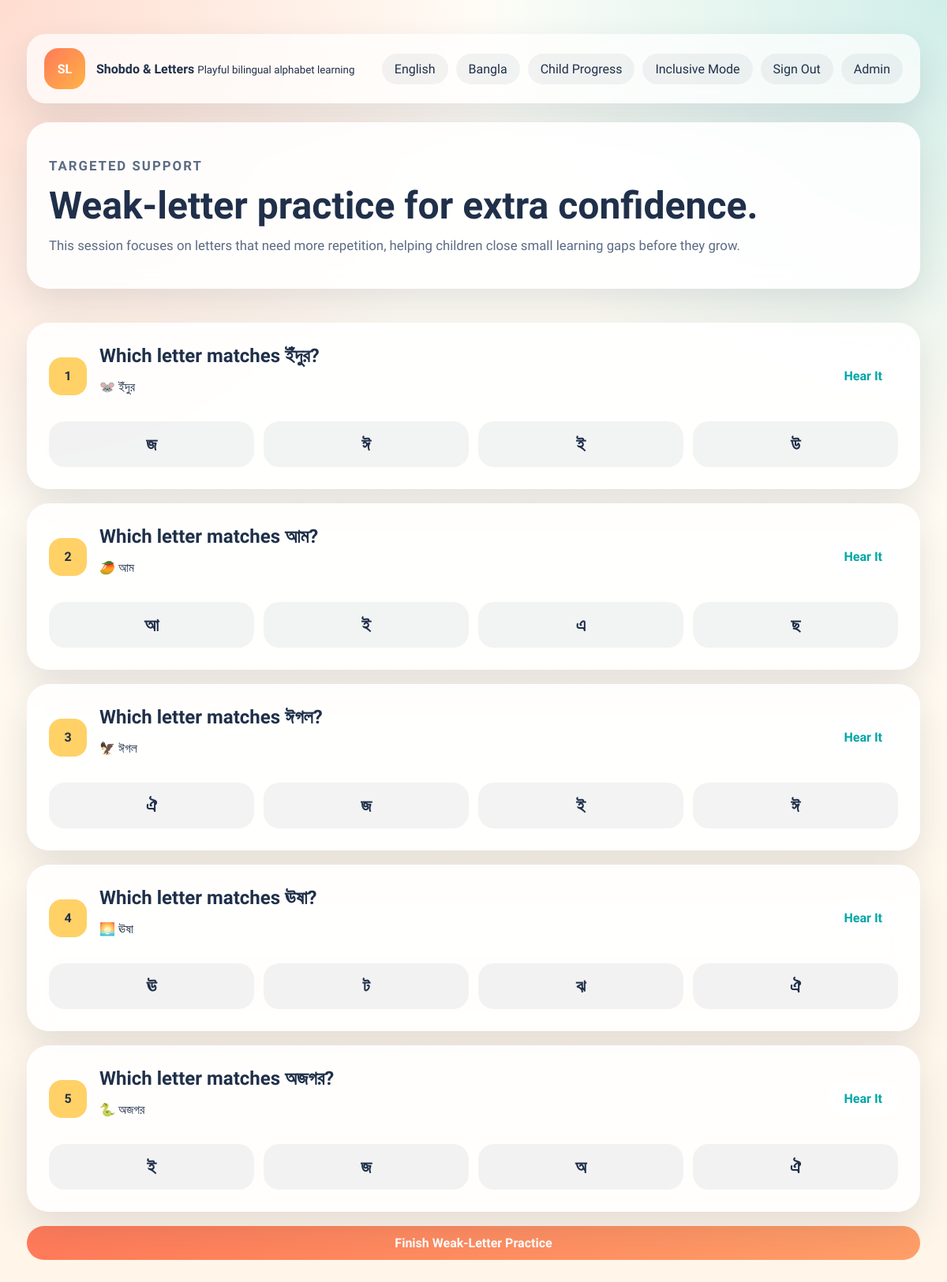
Page /learning/practice/weak/bangla/ (signed in) on the committed database.
### learning/models.py (models this page shows, shortened)
class Letter(models.Model):
    LANGUAGE_CHOICES = [
        ("english", "English"),
        ("bangla", "Bangla"),
    ]
    language = models.CharField(max_length=20, choices=LANGUAGE_CHOICES)
    symbol = models.CharField(max_length=10)
    slug = models.SlugField(max_length=120, unique=True, blank=True)
    name = models.CharField(max_length=50)
    transliteration = models.CharField(max_length=50, blank=True)
    word = models.CharField(max_length=100)
    word_translation = models.CharField(max_length=120, blank=True)
    emoji = models.CharField(max_length=10, blank=True)
    description = models.CharField(max_length=255)
    speech_text = models.CharField(max_length=120)
    sort_order = models.PositiveIntegerField(default=0)
    is_active = models.BooleanField(default=True)
    class Meta:
        ordering = ["sort_order", "symbol"]
        unique_together = ("language", "symbol")

### learning/views.py (the view)
# urls.py: path("practice/weak/<str:language>/", views.weak_letter_practice, name="weak-letter-practice"),
def weak_letter_practice(request, language):
    return run_exercise(
        request,
        language,
        "weak-letter",
        "weak_letter_questions",
        "learning/weak_letter_practice.html",
    )

### learning/views.py (called while the page is built, shortened)
def get_current_profile(request):
    profile_id = request.session.get("child_profile_id")
    profile = ChildProfile.objects.filter(id=profile_id).first()
    if profile:
        return profile

def get_language_or_404(language):
    if language not in LANGUAGE_META:
        raise Http404("Unknown language mode.")
    return language

def get_weak_letters(profile, language, limit=5):
    weak_progress = (
        profile.letter_progress.filter(letter__language=language)
        .annotate(weakness_gap=F("incorrect_answers") - F("correct_answers"))
        .filter(Q(incorrect_answers__gt=0) | Q(completed=False))
        .order_by("-weakness_gap", "-incorrect_answers", "letter__sort_order")
    )
    weak_letters = [item.letter for item in weak_progress[:limit]]
    if weak_letters:
        return weak_letters
    return list(Letter.objects.filter(language=language, is_active=True)[:limit])

def run_exercise(request, language, exercise_type, question_key, template_name):
    language = get_language_or_404(language)
    profile = get_current_profile(request)
    audio_first = exercise_type == "audio-first"
    if exercise_type == "weak-letter":
        question_pool = get_weak_letters(profile, language, limit=6)
    else:
        question_pool = None
    questions = build_questions(language, letter_pool=question_pool, audio_first=audio_first)
    request.session[question_key] = questions
    return render(
        request,
        template_name,
        {
            "profile": profile,
            "language": language,
            "language_meta": LANGUAGE_META[language],
            "questions": questions,
            "exercise_size": len(questions),
            "exercise_type": exercise_type,
        },
    )

### templates/learning/weak_letter_practice.html (shortened to what this page needs)
﻿{% extends 'base.html' %}
{% block content %}
<section class="page-intro">
    <div>
        <p class="eyebrow">Targeted support</p>
        <h1>Weak-letter practice for extra confidence.</h1>
        <p>This session focuses on letters that need more repetition, helping children close small learning gaps before they grow.</p>
    </div>
</section>
{% include 'learning/_exercise_form.html' with mode_label='Weak-Letter Practice' %}
{% endblock %}

### templates/learning/_exercise_form.html (shortened to what this page needs)
﻿<form method="post" class="exercise-stack">
    {% for question in questions %}
        <article class="question-card">
            <div class="question-head">
                <span class="question-index">{{ forloop.counter }}</span>
                <div>
                    <h2>{{ question.prompt }}</h2>
                    <p>{{ question.emoji }} {{ question.word }}</p>
                </div>
                <button class="button ghost js-speak" type="button" data-text="{{ question.speech_text }}" data-lang="{% if language == 'bangla' %}bn-BD{% else %}en-US{% endif %}">Hear It</button>
            </div>
            <div class="option-grid">
                {% for option in question.options %}
                    <label class="option-pill">
                        <span>{{ option }}</span>
                    </label>
                {% endfor %}
            </div>
        </article>
    {% endfor %}
    <button class="button primary wide" type="submit">Finish {{ mode_label|default:'Practice' }}</button>
</form>

### static/learning/css/styles.css (style rules this page uses)
* { box-sizing: border-box; }
body { margin: 0; font-family: "Baloo 2", "Hind Siliguri", sans-serif; color: var(--ink); background: radial-gradient(circle at top left, rgba(255, 122, 89, 0.25), transparent 32%), radial-gradient(circle at top right, rgba(0, 166, 166, 0.18), transparent 30%), linear-gradient(180deg, #fffef8 0%, #fff5e8 100%); min-height: 100vh; }
.brand strong, h1, h2, h3 { font-family: "Baloo 2", sans-serif; }
.brand small, p, li, input, select, textarea, button, label { font-family: "Hind Siliguri", sans-serif; }
.panel, .hero-card, .detail-card, .question-card, .review-card, .result-hero, .page-intro, .auth-shell { background: var(--surface); border-radius: var(--radius); padding: 28px; box-shadow: var(--shadow); backdrop-filter: blur(14px); }
.eyebrow { text-transform: uppercase; letter-spacing: 0.12em; color: var(--secondary); font-weight: 700; font-size: 0.8rem; }
h1 { font-size: clamp(2.2rem, 4vw, 4.4rem); line-height: 1; margin: 12px 0; }
h2 { margin: 0 0 10px; font-size: 1.5rem; }
.hero-copy, .page-intro p, .detail-subtitle, .help-copy { color: var(--muted); font-size: 1.05rem; }
.button { border: 0; cursor: pointer; border-radius: 999px; padding: 12px 20px; font-size: 1rem; font-weight: 700; transition: transform 0.2s ease, box-shadow 0.2s ease; display: inline-flex; align-items: center; justify-content: center; }
.button.primary { background: linear-gradient(135deg, var(--primary), #ff9f68); color: white; }
.button.ghost { background: white; color: var(--secondary); }
.button.wide { width: 100%; }
label { display: grid; gap: 8px; font-weight: 600; }
.page-intro { display: flex; justify-content: space-between; align-items: center; gap: 20px; margin-bottom: 24px; }
.exercise-stack, .answer-review, .report-stack { display: grid; gap: 18px; }
.question-head { display: grid; grid-template-columns: auto 1fr auto; gap: 16px; align-items: center; }
.question-index { width: 48px; height: 48px; border-radius: 16px; display: grid; place-items: center; background: var(--accent); font-weight: 700; }
.option-grid { display: grid; grid-template-columns: repeat(auto-fit, minmax(120px, 1fr)); gap: 12px; margin-top: 18px; }
.option-pill span { display: block; padding: 16px; border-radius: 20px; background: rgba(32, 48, 74, 0.06); text-align: center; font-size: 1.4rem; font-weight: 700; }

### rows in the picture
Letter: word "ইঁদুর"
Letter: word "আম"
Letter: word "ঈগল"
Letter: word "ঊষা"
Letter: word "অজগর"

### other values in the picture
{{ question.prompt }} "Which letter matches ইঁদুর?" "Which letter matches আম?" "Which letter matches ঈগল?" "Which letter matches ঊষা?" "Which letter matches অজগর?"
{{ question.emoji }} "🐭" "🥭" "🦅" "🌅" "🐍"
{{ option }} "জ" "ঈ" "ই" "উ" "আ" "ই" "এ" "ছ" "ঐ" "জ" "ই" "ঈ" "ঊ" "ট" "ঝ" "ঐ" "ই" "জ" "অ" "ঐ"
{{ mode_label|default:'Practice' }} "Weak-Letter Practice"
